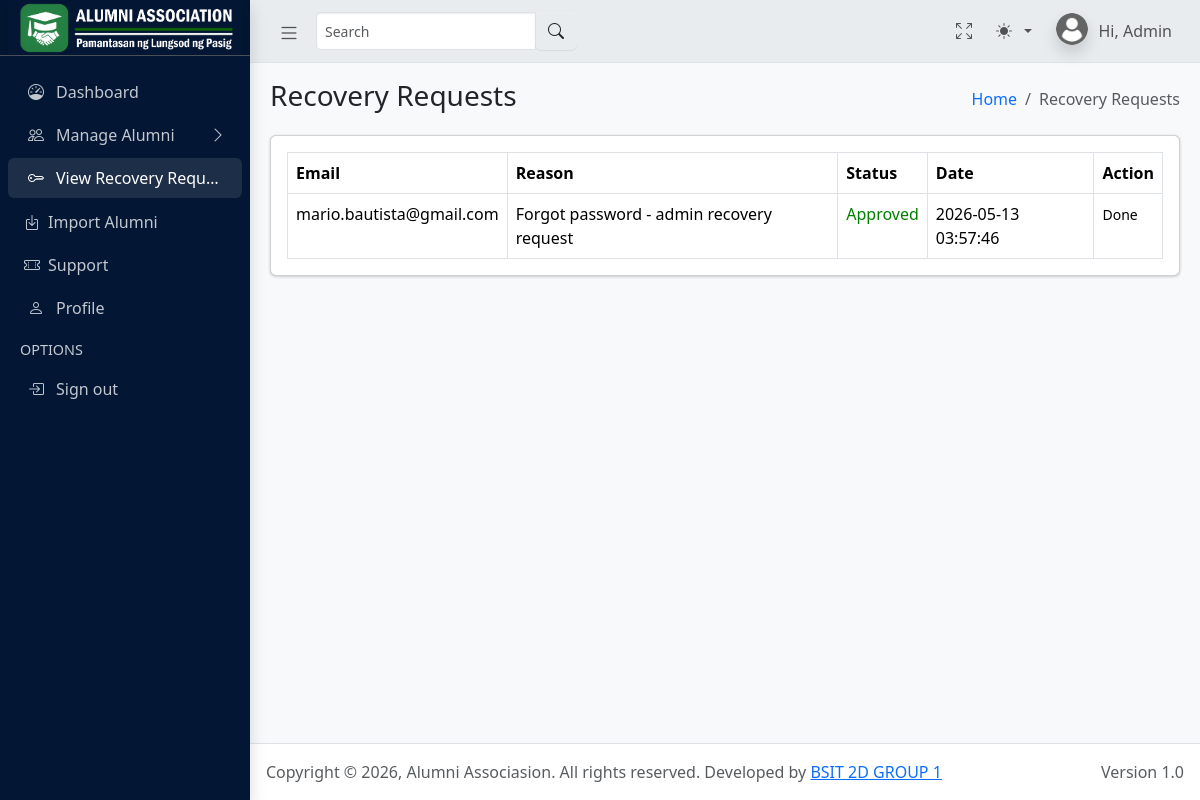
The page /admin/recovery_requests.php (signed in) on the database its author committed.
### tables this page shows
CREATE TABLE `recovery_requests` (
  `id` int(11) NOT NULL AUTO_INCREMENT,
  `user_id` int(11) NOT NULL,
  `reason` text DEFAULT NULL,
  `status` enum('pending','approved','rejected') DEFAULT 'pending',
  `created_at` timestamp NOT NULL DEFAULT current_timestamp(),
  PRIMARY KEY (`id`),
  KEY `user_id` (`user_id`),
  CONSTRAINT `recovery_requests_ibfk_1` FOREIGN KEY (`user_id`) REFERENCES `users` (`id`) ON DELETE CASCADE
);

CREATE TABLE `users` (
  `id` int(11) NOT NULL AUTO_INCREMENT,
  `email` varchar(100) NOT NULL,
  `password` varchar(255) NOT NULL,
  `role` enum('alumni','admin') NOT NULL,
  `status` enum('active','pending','inactive') DEFAULT 'pending',
  `created_at` timestamp NOT NULL DEFAULT current_timestamp(),
  `twofa_secret` varchar(255) DEFAULT NULL,
  `twofa_enabled` tinyint(1) DEFAULT 0,
  `force_password_change` tinyint(1) DEFAULT 0,
  PRIMARY KEY (`id`),
  UNIQUE KEY `email` (`email`),
  KEY `idx_user_email` (`email`)
);

### admin/recovery_requests.php (the view, shortened to what this page needs)
<?php
include("../backend/db_admin.php");
?>
<!DOCTYPE html>
<html lang="en">
<head>
    <?php include('includes/global_styles.php'); ?>
</head>
<body class="layout-fixed sidebar-expand-lg bg-body-tertiary">
    <div class="app-wrapper">
        <?php include('includes/navbar.php'); ?>
        <?php include('includes/sidebar.php'); ?>
        <main class="app-main">
            <div class="app-content-header">
                <div class="container-fluid">
                    <div class="row">
                        <div class="col-sm-6">
                            <h3 class="mb-0">Recovery Requests</h3>
                        </div>
                        <div class="col-sm-6">
                            <ol class="breadcrumb float-sm-end">
                                <li class="breadcrumb-item"><a href="dashboard.php">Home</a></li>
                                <li class="breadcrumb-item active">Recovery Requests</li>
                            </ol>
                        </div>
                    </div>
                </div>
            </div>
            <div class="app-content">
                <div class="container-fluid">
                    <div class="card">
                        <div class="card-body">
                            <?php
                            $stmt = $conn->prepare("
                                        SELECT r.id, r.reason, r.status, r.created_at, u.email
                                        FROM recovery_requests r
                                        JOIN users u ON u.id = r.user_id
                                        ORDER BY r.id DESC
                                    ");
                            $stmt->execute();
                            $result = $stmt->get_result();
                            ?>
                            <table class="table table-bordered">
                                <thead>
                                    <tr>
                                        <th>Email</th>
                                        <th>Reason</th>
                                        <th>Status</th>
                                        <th>Date</th>
                                        <th>Action</th>
                                    </tr>
                                </thead>
                                <tbody>
                                    <?php while ($row = $result->fetch_assoc()): ?>
                                        <tr>
                                            <td><?= htmlspecialchars($row['email']) ?></td>
                                            <td><?= htmlspecialchars($row['reason']) ?></td>
                                            <td>
                                                <?php if ($row['status'] === 'pending'): ?>
                                                    <span style="color:orange;">Pending</span>
                                                <?php elseif ($row['status'] === 'approved'): ?>
                                                    <span style="color:green;">Approved</span>
                                                <?php else: ?>
                                                    <span style="color:red;">Rejected</span>
                                                <?php endif; ?>
                                            </td>
                                            <td><?= $row['created_at'] ?></td>
                                            <td>
                                                <?php if ($row['status'] === 'pending'): ?>
                                                    <form method="POST" action="recovery_action.php" style="display:inline;">
                                                        <input type="hidden" name="id" value="<?= $row['id'] ?>">
                                                        <input type="hidden" name="action" value="approve">
                                                        <button class="btn btn-success btn-sm">Approve</button>
                                                    </form>
                                                    <form method="POST" action="recovery_action.php" style="display:inline;">
                                                        <input type="hidden" name="id" value="<?= $row['id'] ?>">
                                                        <input type="hidden" name="action" value="reject">
                                                        <button class="btn btn-danger btn-sm">Reject</button>
                                                    </form>
                                                <?php else: ?>
                                                    <small>Done</small>
                                                <?php endif; ?>
                                            </td>
                                        </tr>
                                    <?php endwhile; ?>
                                </tbody>
                            </table>
                        </div>
                    </div>
                </div>
            </div>
        </main>
        <?php include("includes/footer.php"); ?>
</body>
</html>

### rows shown on the page
recovery_requests: user.email "mario.bautista@gmail.com", reason "Forgot password - admin recovery request", status "Approved", created_at "2026-05-13 03:57:46"
